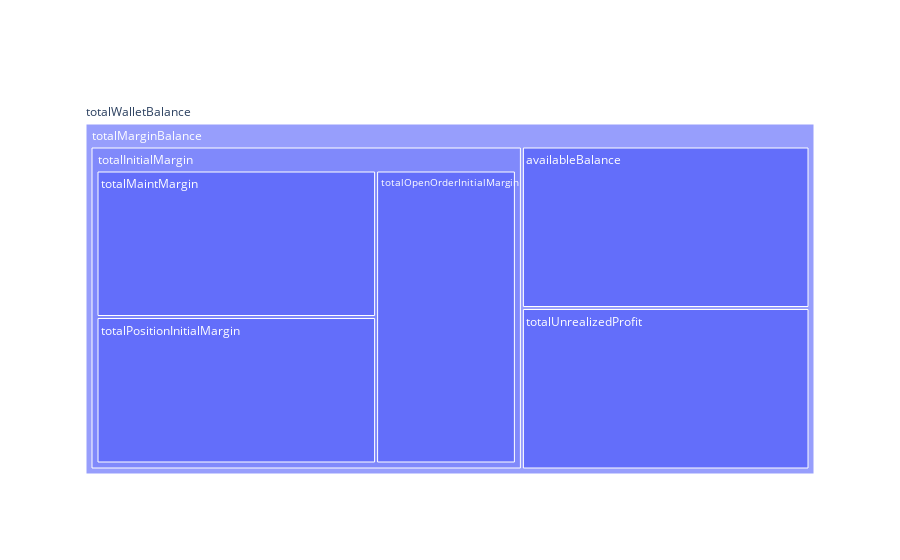

This figure's notebook cell:
### Code cell
import plotly.graph_objects as go

fig = go.Figure(go.Treemap(
    labels=["totalWalletBalance", "totalMarginBalance", "availableBalance", "totalInitialMargin", "totalMaintMargin", "totalUnrealizedProfit", "totalPositionInitialMargin", "totalOpenOrderInitialMargin"],
    parents=["", "totalWalletBalance", "totalMarginBalance", "totalMarginBalance", "totalInitialMargin", "totalMarginBalance", "totalInitialMargin", "totalInitialMargin"]
))

fig.show()

### Figure 1 — Plotly figure (JSON) as saved in the notebook; plotly's stock layout.template omitted (floating-point values rounded to 4 significant figures)
{"data": [{"labels": ["totalWalletBalance", "totalMarginBalance", "availableBalance", "totalInitialMargin", "totalMaintMargin", "totalUnrealizedProfit", "totalPositionInitialMargin", "totalOpenOrderInitialMargin"], "parents": ["", "totalWalletBalance", "totalMarginBalance", "totalMarginBalance", "totalInitialMargin", "totalMarginBalance", "totalInitialMargin", "totalInitialMargin"], "type": "treemap"}], "layout": {}}
